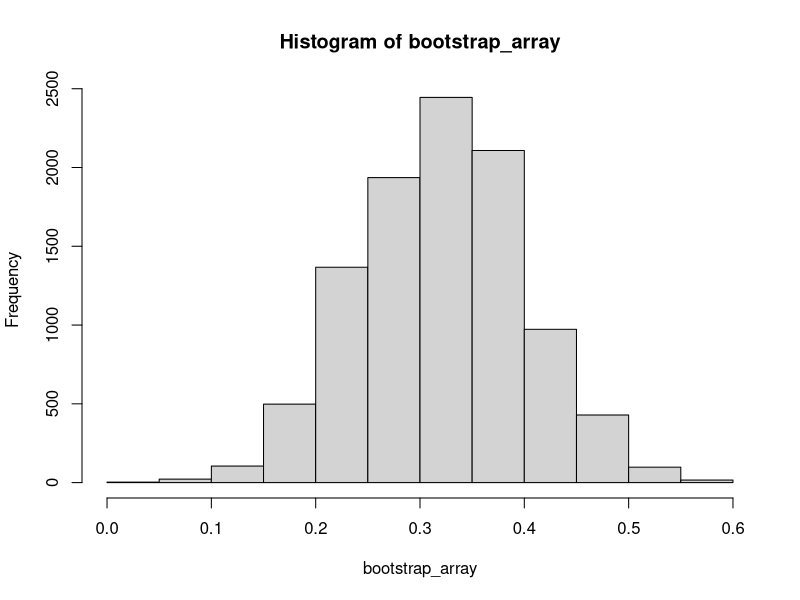

Reproduce this figure in R.
#finding confidence intervals

male = c(rep(1, 52), rep(0, 6))
female = c(rep(1, 30), rep(0, 22))

original_diff = 52/58 - 30/52
print(original_diff)

bootstrap_array = numeric(10000)
for(i in 1:10000){
  bootstrap_male = sample(male, 58, replace = TRUE)
  bootstrap_female = sample(female, 52, replace = TRUE)
  
  sum_male = sum(bootstrap_male)
  p_male = sum_male/58
  
  sum_female = sum(bootstrap_female)
  p_female = sum_female/52
  
  diff = p_male - p_female
  bootstrap_array[i] = diff
}
hist(bootstrap_array)
sd_proportion = sd(bootstrap_array)

ul = original_diff + (2 * sd_proportion)
ll = original_diff - (2 * sd_proportion)


print(ul)
print(ll)

